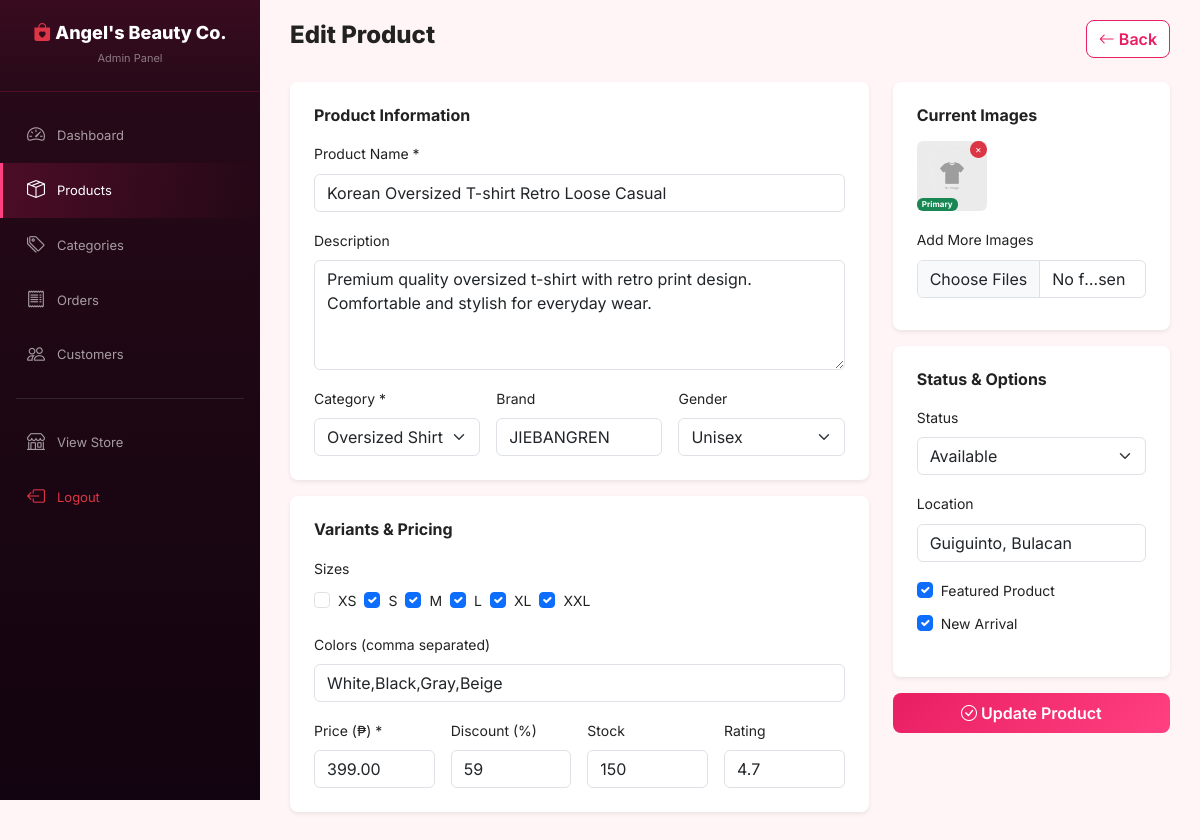
Page /admin/edit_product.php?id=1 (signed in) on the committed database.
### tables this page shows
CREATE TABLE IF NOT EXISTS products (
    id INT AUTO_INCREMENT PRIMARY KEY,
    category_id INT NOT NULL,
    product_name VARCHAR(255) NOT NULL,
    description TEXT,
    brand VARCHAR(100) DEFAULT NULL,
    gender ENUM('Men', 'Women', 'Unisex') DEFAULT 'Unisex',
    sizes VARCHAR(255) DEFAULT NULL,
    colors VARCHAR(255) DEFAULT NULL,
    price DECIMAL(10,2) NOT NULL,
    discount INT DEFAULT 0,
    stock INT DEFAULT 0,
    rating DECIMAL(2,1) DEFAULT 4.5,
    sold INT DEFAULT 0,
    featured TINYINT(1) DEFAULT 0,
    new_arrival TINYINT(1) DEFAULT 0,
    location VARCHAR(255) DEFAULT NULL,
    status ENUM('Available', 'Out of Stock') DEFAULT 'Available',
    created_at TIMESTAMP DEFAULT CURRENT_TIMESTAMP,
    updated_at TIMESTAMP DEFAULT CURRENT_TIMESTAMP ON UPDATE CURRENT_TIMESTAMP,
    FOREIGN KEY (category_id) REFERENCES categories(id) ON DELETE CASCADE
);

CREATE TABLE IF NOT EXISTS categories (
    id INT AUTO_INCREMENT PRIMARY KEY,
    category_name VARCHAR(100) NOT NULL UNIQUE,
    icon VARCHAR(50) DEFAULT NULL,
    created_at TIMESTAMP DEFAULT CURRENT_TIMESTAMP
);

CREATE TABLE IF NOT EXISTS product_images (
    id INT AUTO_INCREMENT PRIMARY KEY,
    product_id INT NOT NULL,
    image VARCHAR(255) NOT NULL,
    is_primary TINYINT(1) DEFAULT 0,
    created_at TIMESTAMP DEFAULT CURRENT_TIMESTAMP,
    FOREIGN KEY (product_id) REFERENCES products(id) ON DELETE CASCADE
);

### includes/functions.php (called while the page is built, shortened)
<?php
function getProductImages($pdo, $productId) {
    $stmt = $pdo->prepare("SELECT * FROM product_images WHERE product_id = ? ORDER BY is_primary DESC");
    $stmt->execute([$productId]);
    return $stmt->fetchAll();
}
function getCategories($pdo) {
    $stmt = $pdo->query("SELECT * FROM categories ORDER BY category_name");
    return $stmt->fetchAll();
}

### admin/edit_product.php (the view, shortened to what this page needs)
<?php
require_once __DIR__ . '/../includes/db.php';
require_once __DIR__ . '/../includes/functions.php';
$id = (int)($_GET['id'] ?? 0);
$stmt = $pdo->prepare("SELECT * FROM products WHERE id = ?");
$stmt->execute([$id]);
$product = $stmt->fetch();
$categories = getCategories($pdo);
$images = getProductImages($pdo, $id);
$existingSizes = $product['sizes'] ? explode(',', $product['sizes']) : [];
require_once __DIR__ . '/../includes/header.php';
require_once __DIR__ . '/includes/sidebar.php';
?>
<div class="admin-content">
    <div class="admin-header">
        <h2>Edit Product</h2>
        <a href="products.php" class="btn btn-shopee-outline"><i class="bi bi-arrow-left"></i> Back</a>
    </div>
    <form method="POST" enctype="multipart/form-data">
        <div class="row g-4">
            <div class="col-lg-8">
                <div class="bg-white rounded-3 shadow-sm p-4 mb-3">
                    <h6 class="fw-bold mb-3">Product Information</h6>
                    <div class="mb-3">
                        <label class="form-label small fw-600">Product Name *</label>
                        <input type="text" name="product_name" class="form-control" value="<?= htmlspecialchars($product['product_name']) ?>" required>
                    </div>
                    <div class="mb-3">
                        <label class="form-label small fw-600">Description</label>
                        <textarea name="description" class="form-control" rows="4"><?= htmlspecialchars($product['description'] ?? '') ?></textarea>
                    </div>
                    <div class="row g-3">
                        <div class="col-md-4">
                            <label class="form-label small fw-600">Category *</label>
                            <select name="category_id" class="form-select" required>
                                <?php foreach ($categories as $cat): ?>
                                <option value="<?= $cat['id'] ?>" <?= $product['category_id'] == $cat['id'] ? 'selected' : '' ?>><?= htmlspecialchars($cat['category_name']) ?></option>
                                <?php endforeach; ?>
                            </select>
                        </div>
                        <div class="col-md-4">
                            <label class="form-label small fw-600">Brand</label>
                            <input type="text" name="brand" class="form-control" value="<?= htmlspecialchars($product['brand'] ?? '') ?>">
                        </div>
                        <div class="col-md-4">
                            <label class="form-label small fw-600">Gender</label>
                            <select name="gender" class="form-select">
                                <?php foreach (['Unisex','Men','Women'] as $g): ?>
                                <option value="<?= $g ?>" <?= $product['gender'] == $g ? 'selected' : '' ?>><?= $g ?></option>
                                <?php endforeach; ?>
                            </select>
                        </div>
                    </div>
                </div>
                <div class="bg-white rounded-3 shadow-sm p-4 mb-3">
                    <h6 class="fw-bold mb-3">Variants & Pricing</h6>
                    <div class="mb-3">
                        <label class="form-label small fw-600">Sizes</label>
                        <div class="d-flex flex-wrap gap-2">
                            <?php foreach (['XS','S','M','L','XL','XXL'] as $size): ?>
                            <div class="form-check">
                                <input class="form-check-input" type="checkbox" name="sizes[]" value="<?= $size ?>" id="size<?= $size ?>" <?= in_array($size, $existingSizes) ? 'checked' : '' ?>>
                                <label class="form-check-label small" for="size<?= $size ?>"><?= $size ?></label>
                            </div>
                            <?php endforeach; ?>
                        </div>
                    </div>
                    <div class="mb-3">
                        <label class="form-label small fw-600">Colors (comma separated)</label>
                        <input type="text" name="colors" class="form-control" value="<?= htmlspecialchars($product['colors'] ?? '') ?>">
                    </div>
                    <div class="row g-3">
                        <div class="col-md-3">
                            <label class="form-label small fw-600">Price (₱) *</label>
                            <input type="number" name="price" class="form-control" step="0.01" value="<?= $product['price'] ?>" required>
                        </div>
                        <div class="col-md-3">
                            <label class="form-label small fw-600">Discount (%)</label>
                            <input type="number" name="discount" class="form-control" min="0" max="100" value="<?= $product['discount'] ?>">
                        </div>
                        <div class="col-md-3">
                            <label class="form-label small fw-600">Stock</label>
                            <input type="number" name="stock" class="form-control" min="0" value="<?= $product['stock'] ?>">
                        </div>
                        <div class="col-md-3">
                            <label class="form-label small fw-600">Rating</label>
                            <input type="number" name="rating" class="form-control" step="0.1" min="0" max="5" value="<?= $product['rating'] ?>">
                        </div>
                    </div>
                </div>
            </div>
            <div class="col-lg-4">
                <div class="bg-white rounded-3 shadow-sm p-4 mb-3">
                    <h6 class="fw-bold mb-3">Current Images</h6>
                    <?php if (!empty($images)): ?>
                    <div class="d-flex flex-wrap gap-2 mb-3">
                        <?php foreach ($images as $img):
                            $imgSrc = file_exists(UPLOAD_PATH . $img['image']) ? UPLOAD_URL . $img['image'] : BASE_URL . 'assets/images/no-image.png';
                        ?>
                        <div class="position-relative">
                            <img src="<?= $imgSrc ?>" style="width:70px;height:70px;object-fit:cover;border-radius:6px" alt="">
                            <button type="submit" name="delete_image" value="<?= (int)$img['id'] ?>" formnovalidate class="btn btn-sm btn-danger position-absolute top-0 end-0" style="padding:0 4px;font-size:10px;border-radius:50%" onclick="return confirm('Delete this image?')" aria-label="Delete image">×</button>
                            <?php if ($img['is_primary']): ?><span class="badge bg-success position-absolute bottom-0 start-0" style="font-size:8px">Primary</span><?php endif; ?>
                        </div>
                        <?php endforeach; ?>
                    </div>
                    <?php else: ?>
                    <p class="text-muted small">No images uploaded.</p>
                    <?php endif; ?>
                    <label class="form-label small fw-600">Add More Images</label>
                    <input type="file" name="images[]" id="productImages" class="form-control" multiple accept="image/*">
                </div>
                <div class="bg-white rounded-3 shadow-sm p-4 mb-3">
                    <h6 class="fw-bold mb-3">Status & Options</h6>
                    <div class="mb-3">
                        <label class="form-label small fw-600">Status</label>
                        <select name="status" class="form-select">
                            <option value="Available" <?= $product['status'] == 'Available' ? 'selected' : '' ?>>Available</option>
                        </select>
                    </div>
                    <div class="mb-3">
                        <label class="form-label small fw-600">Location</label>
                        <input type="text" name="location" class="form-control" value="<?= htmlspecialchars($product['location'] ?? '') ?>">
                    </div>
                    <div class="form-check mb-2">
                        <input class="form-check-input" type="checkbox" name="featured" id="featured" <?= $product['featured'] ? 'checked' : '' ?>>
                        <label class="form-check-label small" for="featured">Featured Product</label>
                    </div>
                    <div class="form-check mb-3">
                        <input class="form-check-input" type="checkbox" name="new_arrival" id="newArrival" <?= $product['new_arrival'] ? 'checked' : '' ?>>
                        <label class="form-check-label small" for="newArrival">New Arrival</label>
                    </div>
                </div>
                <button type="submit" class="btn btn-shopee w-100 py-2"><i class="bi bi-check-circle"></i> Update Product</button>
            </div>
        </div>
    </form>
</div>
</body></html>

### assets/css/style.css (style rules this page uses)
:root { --primary: #E91E63; --primary-dark: #C2185B; --primary-deeper: #AD1457; --primary-light: #F06292; --primary-pale: #FCE4EC; --primary-glow: rgba(233, 30, 99, 0.35); --secondary: #222; --accent: #FF4081; --accent-light: #FF80AB; --bg-light: #FFF5F7; --bg-white: #fff; --text-dark: #222; --text-muted: #757575; --text-light: #999; --border: #F3D5DE; --shadow-sm: 0 1px 4px rgba(233,30,99,.08); --shadow-md: 0 4px 18px rgba(233,30,99,.13); --shadow-lg: 0 8px 36px rgba(233,30,99,.18); --shadow-glow: 0 0 20px rgba(233,30,99,.2); --radius: 8px; --radius-lg: 14px; --transition: all .28s cubic-bezier(.4,0,.2,1); --gold: #ffc107; }
* { margin:0; padding:0; box-sizing:border-box; }
body { font-family:'Inter',sans-serif; background:var(--bg-light); color:var(--text-dark); line-height:1.6; }
a { text-decoration:none; color:inherit; }
img { max-width:100%; height:auto; }
.admin-content { margin-left:260px; padding:20px 30px; min-height:100vh; background:var(--bg-light); }
.admin-header { display:flex; justify-content:space-between; align-items:center; margin-bottom:24px; }
.admin-header h2 { font-weight:800; font-size:24px; }
.btn-shopee { background: linear-gradient(135deg, var(--primary), var(--accent)); color: #fff; border: none; font-weight: 600; transition: var(--transition); border-radius: var(--radius); }
.btn-shopee-outline { background: #fff; color: var(--primary); border: 1.5px solid var(--primary); font-weight: 600; transition: var(--transition); border-radius: var(--radius); }

### rows in the picture
products: product_name "Korean Oversized T-shirt Retro Loose Casual", description "Premium quality oversized t-shirt with retro print design. Comfortable and stylish for everyday wear.", category_id "Oversized Shirts", brand "JIEBANGREN", gender "Unisex", sizes "☑", colors "White,Black,Gray,Beige", price "399.00", discount "59", stock "150", rating "4.7", status "Available", location "Guiguinto, Bulacan", featured "☑", new_arrival "☑"
product_images: $img['id'] 1 (drawn), is_primary "Primary"

### other values in the picture
$size "XS"
$size "S"
$size "M"
$size "L"
$size "XL"
$size "XXL"
